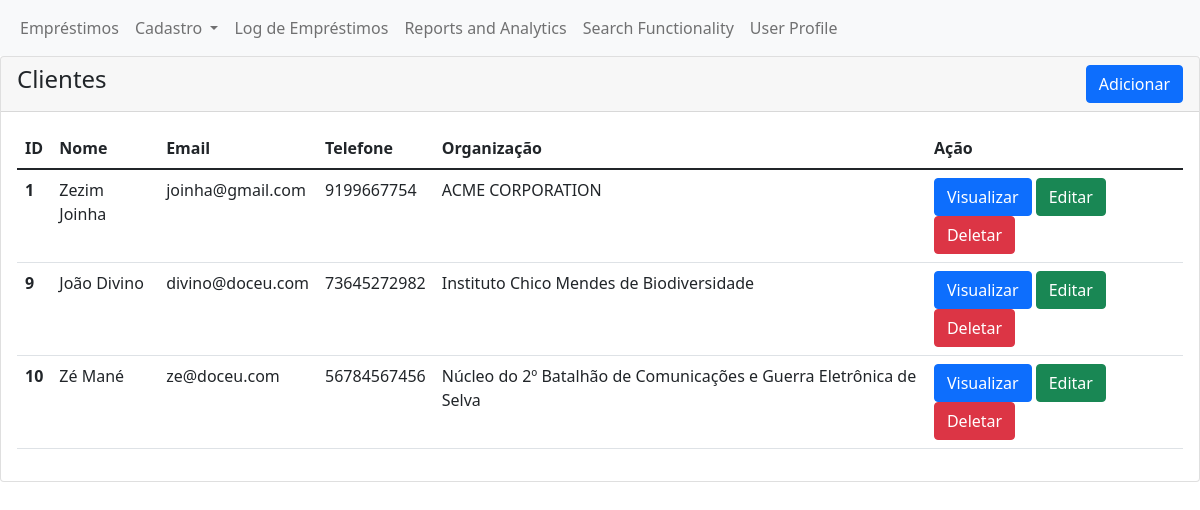
The app's page /dashboard/operations/client/manage_borrower.php (signed in) with its own data.
### tables this page shows
CREATE TABLE `borrowers` (
  `id` int(11) NOT NULL,
  `name` varchar(100) NOT NULL,
  `email` varchar(100) DEFAULT NULL,
  `phone` varchar(20) DEFAULT NULL,
  `organization_id` int(11) DEFAULT NULL
);

CREATE TABLE `organization` (
  `id` int(11) NOT NULL,
  `name` varchar(100) NOT NULL,
  `acronym` varchar(15) DEFAULT NULL
);

### dashboard/operations/client/manage_borrower.php (the view, shortened to what this page needs)
<?php
require_once '../../../db/database.php';
?>
<!DOCTYPE html>
<html lang="en">
<head>
    <link href="https://cdn.jsdelivr.net/npm/bootstrap@5.1.3/dist/css/bootstrap.min.css" rel="stylesheet">
</head>
<body>
    <nav class="navbar navbar-expand-lg navbar-light bg-light">
        <div class="container-fluid">
            <div class="collapse navbar-collapse" id="navbarNavAltMarkup">
            <div class="navbar-nav">
                <a class="nav-link" href="../../transations/manage_borrow.php">Empréstimos</a>
                <div class="nav-item dropdown">
                    <a class="nav-link dropdown-toggle" href="#" id="cadastroDropdown" role="button" data-bs-toggle="dropdown" aria-expanded="false">
                        Cadastro
                    </a>
                </div>
                <a class="nav-link" href="#">Log de Empréstimos</a>
                <a class="nav-link" href="#">Reports and Analytics</a>
                <a class="nav-link" href="#">Search Functionality</a>
                <a class="nav-link" href="#">User Profile</a>
            </div>
            </div>
        </div>
    </nav>
    <div class="row">
    <div class="col-md-12">
        <div class="card">
            <div class="card-header">
                <h4>Clientes
                    <a href="form_add_borr.php" class="btn btn-primary float-end">Adicionar</a>
                </h4>
            </div>
            <div class="card-body">
                <table class="table">
                    <thead>
                        <tr>
                            <th scope="col">ID</th>
                            <th scope="col">Nome</th>
                            <th scope="col">Email</th>
                            <th scope="col">Telefone</th>
                            <th scope="col">Organização</th>
                            <th scope="col">Ação</th>
                        </tr>
                    </thead>
                    <tbody>
                        <?php
                        $sql = "SELECT borrowers.*, organization.name AS organization_name FROM borrowers
                                INNER JOIN organization ON borrowers.organization_id = organization.id";
                        $result = mysqli_query($conn, $sql);
                        while ($row = mysqli_fetch_assoc($result)) {
                        ?>
                        <tr>
                            <th scope="row"><?php echo $row['id']; ?></th>
                            <td><?php echo $row['name']; ?></td>
                            <td><?php echo $row['email']; ?></td>
                            <td><?php echo $row['phone']; ?></td>
                            <td><?php echo $row['organization_name']; ?></td>
                            <td>
                                <a href="view_borrower.php?id=<?php echo $row['id']; ?>" class="btn btn-primary">Visualizar</a>
                                <a href="form_edit_borr.php?id=<?php echo $row['id']; ?>" class="btn btn-success">Editar</a>
                                <form action="delete_borrower.php" method="POST" style="display: inline-block;">
                                    <button type="submit" name="delete_data" class="btn btn-danger">Deletar</button>
                                </form>
                            </td>
                        </tr>
                        <?php
                        }
                        ?>
                    </tbody>
                </table>
            </div>
        </div>
    </div>
</div>
</body>
</html>

### records on screen
borrowers: id "1", name "Zezim Joinha", email "joinha@gmail.com", phone "9199667754", organization.name "ACME CORPORATION"
borrowers: id "9", name "João Divino", email "divino@doceu.com", phone "73645272982", organization.name "Instituto Chico Mendes de Biodiversidade"
borrowers: id "10", name "Zé Mané", email "ze@doceu.com", phone "56784567456", organization.name "Núcleo do 2º Batalhão de Comunicações e Guerra Eletrônica de Selva"
